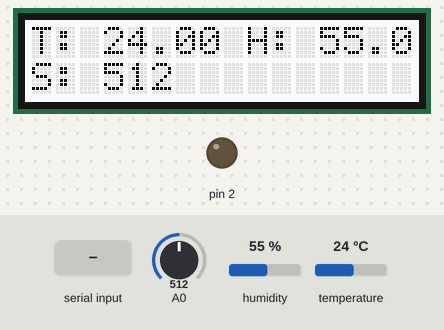
Bench run of a sketch on a simulated Arduino Uno, built with avr-gcc and run on an emulated ATmega328P. On the bench: 16×2 character LCD, output pins drawn as LEDs (lit = HIGH). Inputs (shaded band) come from the test bench; at power-on: humidity 55 %, A0 = 512, temperature 24 °C. What the sketch prints to the serial monitor is not drawn.

Above: at 1.2 s.
1.3 s: "P" received over Serial
At 2.0 s:
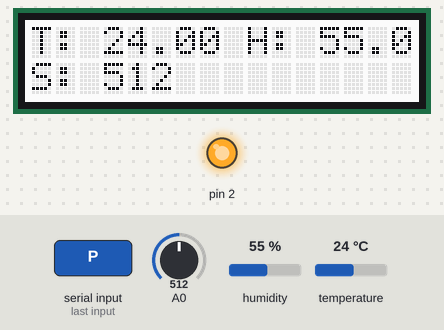
2.8 s: humidity set to 22 %
At 4.6 s:
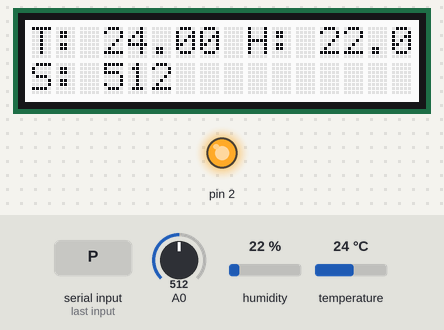
5.6 s: A0 set to 490
At 6.3 s:
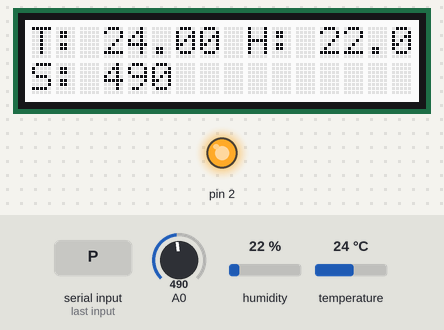
7.1 s: temperature set to 12 °C
At 9.4 s:
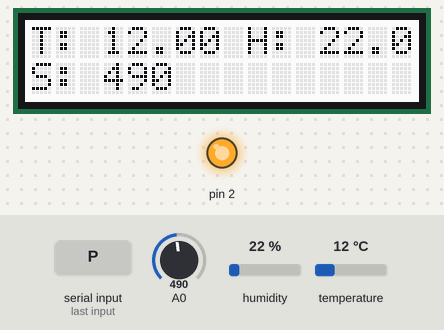
9.7 s: A0 set to 510
At 10.8 s:
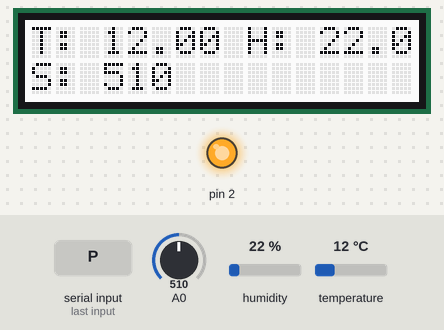
11.2 s: "p" received over Serial
At 12.5 s:
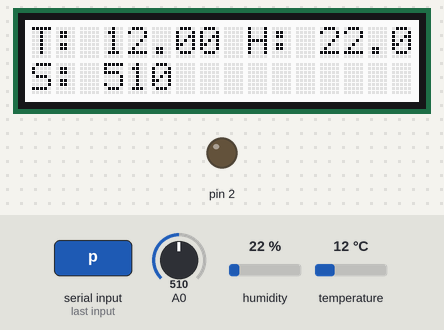
Timing chart, 0 to 13.7 s (numbered marks = the images above; inputs shaded):
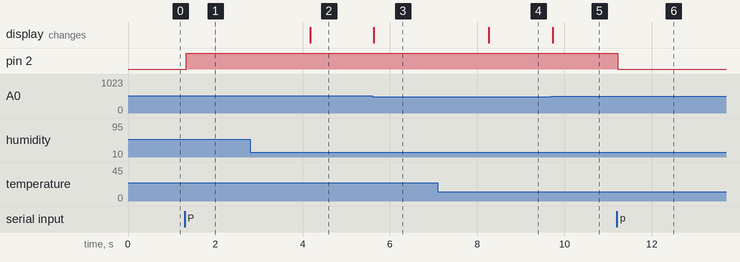

The sketch:

Serial.ino
```cpp
#include "rgb_lcd.h"
rgb_lcd rgbLcd;

#include "DHT.h"

String flux="";

char mode='a';
long port=0;

int a0;
double temp;
double hum;

DHT dht(4, 11);

void _loop() {

}


void _delay(float seconds){
    long endTime = millis() + seconds * 10;
    while(millis() < endTime)_loop();
}


void setup() {

   rgbLcd.begin(16,2);
   pinMode(2,OUTPUT);
   Serial.begin(115200);
   Serial.println("à l'écoute ...");
   Serial.flush();
}

void loop() {

   hum = dht.readHumidity();
   temp = dht.readTemperature();
   a0 = analogRead(0);

rgbLcd.setCursor(0,0);
    rgbLcd.print("T: ");
    rgbLcd.print(temp);
    rgbLcd.print(" H: ");
    rgbLcd.print(hum);
    rgbLcd.setCursor(0,1);
    rgbLcd.print("S: ");
    rgbLcd.print(a0);


   if (mode =='A') {
       digitalWrite(2, LOW);
   }


   //mode auto
   if (mode=='A' && a0 < 500) {
        digitalWrite(2, HIGH);
        _delay(10);
   }

   while (Serial.available()>0) {
      char data= Serial.read();
      flux += data;
      _delay(1);

      if (data == 'A') {
        mode='A';
        Serial.println('mode auto!');
      }
      if (data == 'a') {
        mode='a';
        Serial.println('mode manuel!');
      }
      if (data == '#') {
        a0 = analogRead(0);
        //Serial.print("a0:");
        Serial.println(a0);
      }

      if (data == 'T') {
        temp = dht.readTemperature();
        //Serial.print("T:");
        Serial.println(temp);
      }

      if (data == 'H') {
        hum = dht.readHumidity();
        //Serial.print("H:");
        Serial.println(hum);
      }

      if (data == 'D') {
        hum = dht.readHumidity();
        temp = dht.readTemperature();
        a0 = analogRead(0);
        Serial.print(hum);
        Serial.print(';');
        Serial.print(temp);
        Serial.print(';');
        Serial.print(a0);
        Serial.println(';');

      }

      if (mode='A' && data == 'P') {
        Serial.println("Arrosage dÃ©but!");
        digitalWrite(2, HIGH);
      }

      if (mode='A' && data == 'p') {
        Serial.println("Arrosage fin!");
        digitalWrite(2, LOW);
      }

        flux="";
        Serial.flush();


   }
}
```

Measured:
- after the input at 1.3 s, pin 2: LOW → HIGH at once
- after the input at 2.8 s, the display: changes after 1.4 s (image 2)
- after the input at 5.6 s, the display: changes at once (image 3)
- after the input at 7.1 s, the display: changes after 1.2 s (image 4)
- after the input at 9.7 s, the display: changes at once (image 5)
- after the input at 11.2 s, pin 2: HIGH → LOW at once
